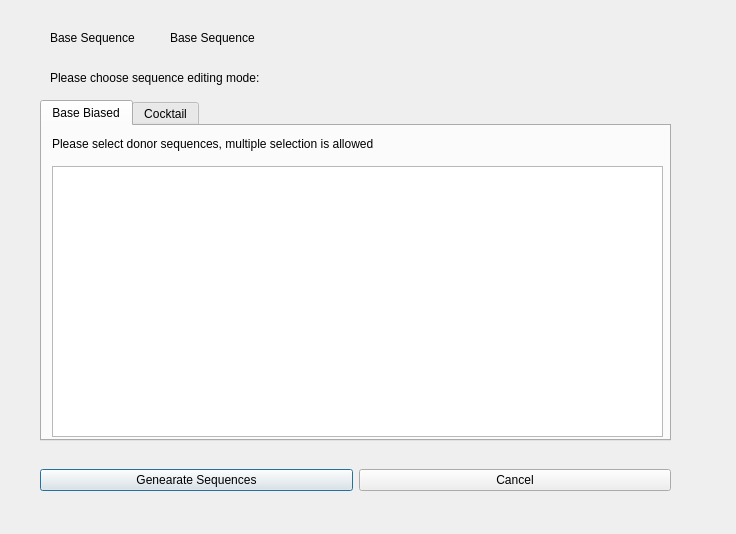
<?xml version="1.0" encoding="UTF-8"?>
<ui version="4.0">
 <class>SequenceEditDialog</class>
 <widget class="QDialog" name="SequenceEditDialog">
  <property name="geometry">
   <rect>
    <x>0</x>
    <y>0</y>
    <width>736</width>
    <height>534</height>
   </rect>
  </property>
  <property name="windowTitle">
   <string>Edit Sequences</string>
  </property>
  <widget class="QTabWidget" name="ModeTab">
   <property name="geometry">
    <rect>
     <x>40</x>
     <y>100</y>
     <width>631</width>
     <height>341</height>
    </rect>
   </property>
   <property name="currentIndex">
    <number>0</number>
   </property>
   <widget class="QWidget" name="tab">
    <attribute name="title">
     <string>Base Biased</string>
    </attribute>
    <widget class="QListWidget" name="DonorList_tab1">
     <property name="geometry">
      <rect>
       <x>10</x>
       <y>40</y>
       <width>611</width>
       <height>271</height>
      </rect>
     </property>
    </widget>
    <widget class="QLabel" name="label_tab1">
     <property name="geometry">
      <rect>
       <x>10</x>
       <y>10</y>
       <width>581</width>
       <height>16</height>
      </rect>
     </property>
     <property name="text">
      <string>Please select donor sequences, multiple selection is allowed</string>
     </property>
    </widget>
   </widget>
   <widget class="QWidget" name="tab_2">
    <attribute name="title">
     <string>Cocktail</string>
    </attribute>
    <widget class="QLabel" name="label_tab2">
     <property name="geometry">
      <rect>
       <x>10</x>
       <y>10</y>
       <width>581</width>
       <height>16</height>
      </rect>
     </property>
     <property name="text">
      <string>Please select donor sequence, only single selection allowed</string>
     </property>
    </widget>
    <widget class="QListWidget" name="DonorList_tab2">
     <property name="geometry">
      <rect>
       <x>10</x>
       <y>40</y>
       <width>611</width>
       <height>221</height>
      </rect>
     </property>
    </widget>
    <widget class="QWidget" name="horizontalLayoutWidget_2">
     <property name="geometry">
      <rect>
       <x>10</x>
       <y>270</y>
       <width>611</width>
       <height>31</height>
      </rect>
     </property>
     <layout class="QHBoxLayout" name="horizontalLayout_2">
      <item>
       <widget class="QRadioButton" name="radioButton_all">
        <property name="text">
         <string>All possible combinations</string>
        </property>
        <property name="checked">
         <bool>true</bool>
        </property>
       </widget>
      </item>
      <item>
       <widget class="QRadioButton" name="radioButton_single">
        <property name="text">
         <string>Only single muitations</string>
        </property>
       </widget>
      </item>
     </layout>
    </widget>
   </widget>
  </widget>
  <widget class="QLabel" name="BaseSeqLabel">
   <property name="geometry">
    <rect>
     <x>50</x>
     <y>30</y>
     <width>101</width>
     <height>16</height>
    </rect>
   </property>
   <property name="text">
    <string>Base Sequence</string>
   </property>
  </widget>
  <widget class="QLabel" name="ModeLabel">
   <property name="geometry">
    <rect>
     <x>50</x>
     <y>70</y>
     <width>261</width>
     <height>16</height>
    </rect>
   </property>
   <property name="text">
    <string>Please choose sequence editing mode:</string>
   </property>
  </widget>
  <widget class="QWidget" name="horizontalLayoutWidget">
   <property name="geometry">
    <rect>
     <x>40</x>
     <y>460</y>
     <width>631</width>
     <height>41</height>
    </rect>
   </property>
   <layout class="QHBoxLayout" name="horizontalLayout">
    <item>
     <widget class="QPushButton" name="GenerateSeq">
      <property name="text">
       <string>Genearate Sequences</string>
      </property>
      <property name="default">
       <bool>true</bool>
      </property>
     </widget>
    </item>
    <item>
     <widget class="QPushButton" name="Cancel">
      <property name="text">
       <string>Cancel</string>
      </property>
      <property name="autoDefault">
       <bool>true</bool>
      </property>
     </widget>
    </item>
   </layout>
  </widget>
  <widget class="QLabel" name="BaseSeqName">
   <property name="geometry">
    <rect>
     <x>170</x>
     <y>30</y>
     <width>511</width>
     <height>16</height>
    </rect>
   </property>
   <property name="text">
    <string>Base Sequence</string>
   </property>
  </widget>
 </widget>
 <resources/>
 <connections/>
</ui>
